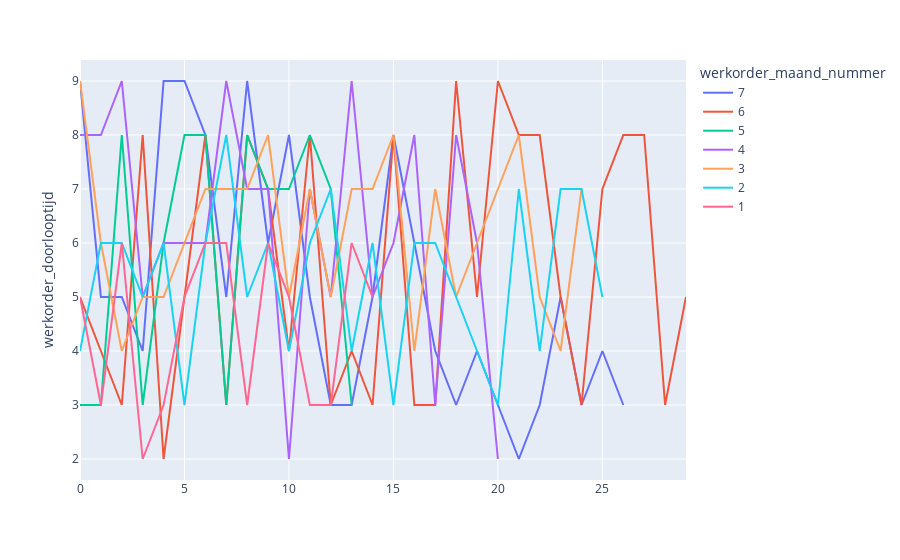

Source (notebook cell):
### Code cell
fig = px.line(werkorder_df.sort_values("werkorder_maand_nummer", ascending=False),  y="werkorder_doorlooptijd", color='werkorder_maand_nummer')
fig.show( )

### Figure 1 — Plotly figure (JSON) as saved in the notebook; plotly's stock layout.template omitted (floating-point values rounded to 4 significant figures)
{"data": [{"hovertemplate": "werkorder_maand_nummer=7<br>werkorder_doorlooptijd=%{y}<extra></extra>", "legendgroup": "7", "line": {"color": "#636efa", "dash": "solid"}, "mode": "lines", "name": "7", "showlegend": true, "type": "scatter", "xaxis": "x", "y": [9, 5, 5, 4, 9, 9, 8, 5, 9, 6, 8, 5, 3, 3, 5, 8, 6, 4, 3, 4, 3, 2, 3, 5, 3, 4, 3], "yaxis": "y"}, {"hovertemplate": "werkorder_maand_nummer=6<br>werkorder_doorlooptijd=%{y}<extra></extra>", "legendgroup": "6", "line": {"color": "#EF553B", "dash": "solid"}, "mode": "lines", "name": "6", "showlegend": true, "type": "scatter", "xaxis": "x", "y": [5, 4, 3, 8, 2, 5, 8, 3, 8, 7, 4, 8, 3, 4, 3, 8, 3, 3, 9, 5, 9, 8, 8, 5, 3, 7, 8, 8, 3, 5], "yaxis": "y"}, {"hovertemplate": "werkorder_maand_nummer=5<br>werkorder_doorlooptijd=%{y}<extra></extra>", "legendgroup": "5", "line": {"color": "#00cc96", "dash": "solid"}, "mode": "lines", "name": "5", "showlegend": true, "type": "scatter", "xaxis": "x", "y": [3, 3, 8, 3, 6, 8, 8, 3, 8, 7, 7, 8, 7, 3], "yaxis": "y"}, {"hovertemplate": "werkorder_maand_nummer=4<br>werkorder_doorlooptijd=%{y}<extra></extra>", "legendgroup": "4", "line": {"color": "#ab63fa", "dash": "solid"}, "mode": "lines", "name": "4", "showlegend": true, "type": "scatter", "xaxis": "x", "y": [8, 8, 9, 5, 6, 6, 6, 9, 7, 7, 2, 7, 5, 9, 5, 6, 8, 3, 8, 6, 2], "yaxis": "y"}, {"hovertemplate": "werkorder_maand_nummer=3<br>werkorder_doorlooptijd=%{y}<extra></extra>", "legendgroup": "3", "line": {"color": "#FFA15A", "dash": "solid"}, "mode": "lines", "name": "3", "showlegend": true, "type": "scatter", "xaxis": "x", "y": [9, 6, 4, 5, 5, 6, 7, 7, 7, 8, 5, 7, 5, 7, 7, 8, 4, 7, 5, 6, 7, 8, 5, 4, 7], "yaxis": "y"}, {"hovertemplate": "werkorder_maand_nummer=2<br>werkorder_doorlooptijd=%{y}<extra></extra>", "legendgroup": "2", "line": {"color": "#19d3f3", "dash": "solid"}, "mode": "lines", "name": "2", "showlegend": true, "type": "scatter", "xaxis": "x", "y": [4, 6, 6, 5, 6, 3, 6, 8, 5, 6, 4, 6, 7, 4, 6, 3, 6, 6, 5, 4, 3, 7, 4, 7, 7, 5], "yaxis": "y"}, {"hovertemplate": "werkorder_maand_nummer=1<br>werkorder_doorlooptijd=%{y}<extra></extra>", "legendgroup": "1", "line": {"color": "#FF6692", "dash": "solid"}, "mode": "lines", "name": "1", "showlegend": true, "type": "scatter", "xaxis": "x", "y": [5, 3, 6, 2, 3, 5, 6, 6, 3, 6, 5, 3, 3, 6, 5], "yaxis": "y"}], "layout": {"legend": {"title": {"text": "werkorder_maand_nummer"}, "tracegroupgap": 0}, "margin": {"t": 60}, "xaxis": {"anchor": "y", "domain": [0, 1]}, "yaxis": {"anchor": "x", "domain": [0, 1], "title": {"text": "werkorder_doorlooptijd"}}}}
